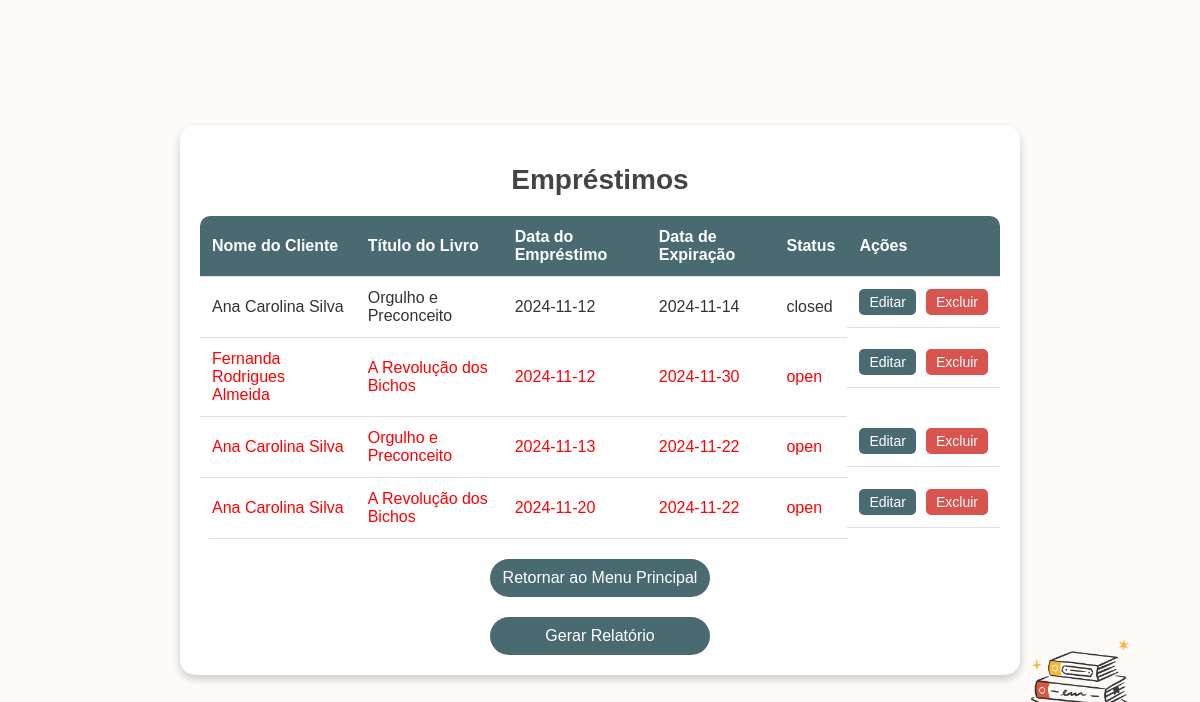
Before: /list_loans with the older database file.
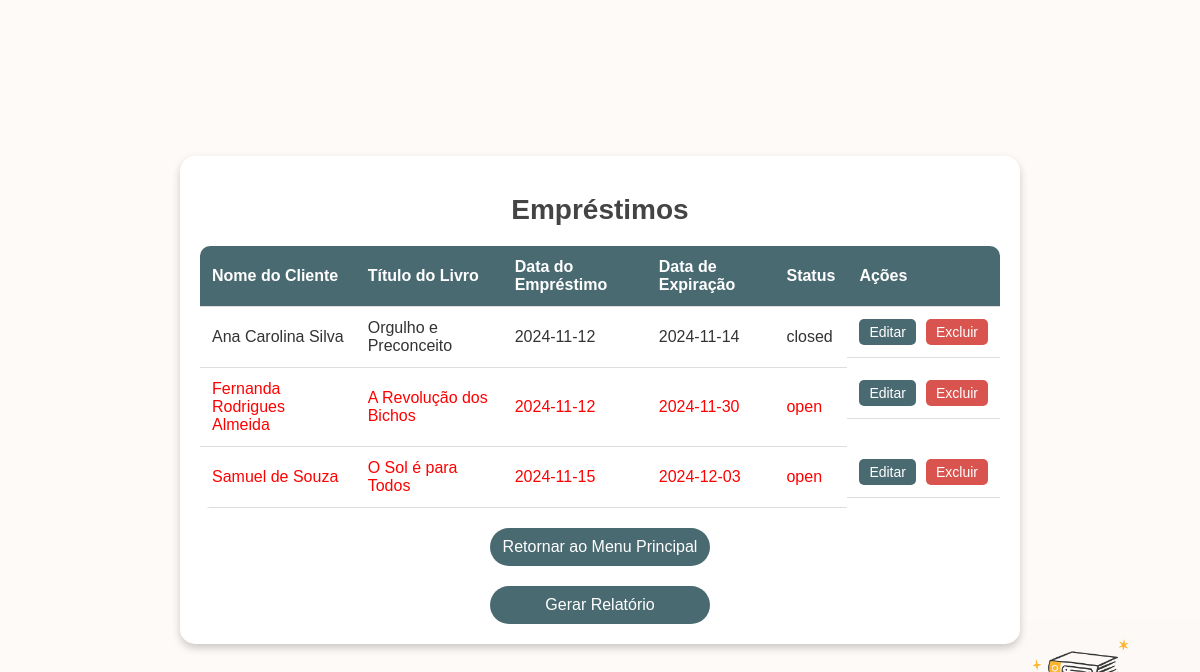
After: the same page with the newer database file.
### app.py (models this page shows)
class Loan(db.Model):
    id = db.Column(db.Integer, primary_key=True)
    client_id = db.Column(db.Integer, db.ForeignKey('client.id'), nullable=False)
    book_id = db.Column(db.Integer, db.ForeignKey('book.id'), nullable=False)
    loan_date = db.Column(db.String(10), nullable=False)  # Formato DD/MM/AAAA
    return_date = db.Column(db.String(10), nullable=False)  # Formato DD/MM/AAAA
    status = db.Column(db.String(10), nullable=False, default='open')
    client = db.relationship('Client', backref=db.backref('loans', lazy=True))
    book = db.relationship('Book', backref=db.backref('loans', lazy=True))

class Client(db.Model):
    id = db.Column(db.Integer, primary_key=True)
    name = db.Column(db.String(100), nullable=False)
    cpf = db.Column(db.String(14), nullable=False)
    telefone = db.Column(db.String(15), nullable=True)  # Formato (XX) XXXXX-XXXX
    email = db.Column(db.String(100), nullable=True)

class Book(db.Model):
    id = db.Column(db.Integer, primary_key=True)
    title = db.Column(db.String(100), nullable=False)
    author = db.Column(db.String(100), nullable=False)
    publisher = db.Column(db.String(100), nullable=True)
    data_publicacao = db.Column(db.String(10), nullable=True)  # Formato DD/MM/AAAA
    genero_literario = db.Column(db.String(50), nullable=True)

### app.py (the view)
@app.route('/list_loans')
def list_loans():
    try:
        app.logger.debug("Accessing list_loans route")
        loans = Loan.query.options(
            db.joinedload(Loan.client),
            db.joinedload(Loan.book)
        ).all()
        app.logger.debug(f"Found {len(loans)} loans")
        return render_template('list_loans.html', loans=loans)
    except Exception as e:
        app.logger.error(f"Error in list_loans: {str(e)}")
        return f"Error loading loans: {str(e)}", 500

### templates/list_loans.html (shortened to what this page needs)
<!DOCTYPE html>
<html lang="en">
<head>
</head>
<body>
    <div class="container">
        <h1>Empréstimos</h1>
        <table>
            <thead>
                <tr>
                    <th>Nome do Cliente</th>
                    <th>Título do Livro</th>
                    <th>Data do Empréstimo</th>
                    <th>Data de Expiração</th>
                    <th>Status</th>
                    <th>Ações</th>
                </tr>
            </thead>
            <tbody>
                {% if loans %}
                    {% for loan in loans %}
                    <tr class="{{ 'open' if loan.status == 'open' else '' }}">
                        <td>{{ loan.client.name }}</td>
                        <td>{{ loan.book.title }}</td>
                        <td>{{ loan.loan_date }}</td>
                        <td>{{ loan.return_date }}</td>
                        <td>{{ loan.status }}</td>
                        <td class="action-buttons">
                            <a href="{{ url_for('edit_loan', loan_id=loan.id) }}"><button>Editar</button></a>
                            <form action="{{ url_for('delete_loan', loan_id=loan.id) }}" method="post" onsubmit="return confirm('Tem certeza que deseja excluir este empréstimo?');">
                                <button type="submit">Excluir</button>
                            </form>
                        </td>
                    </tr>
                    {% endfor %}
                {% else %}
                    <tr>
                        <td colspan="6" style="text-align: center;">Nenhum empréstimo registrado</td>
                    </tr>
                {% endif %}
            </tbody>
        </table>
        <a href="{{ url_for('home') }}" class="return-button">Retornar ao Menu Principal</a>
        <a href="#" class="generate-report-button">Gerar Relatório</a>
    </div>
</body>
</html>

Changed rows visible on the page:
removed Loan: client.name "Ana Carolina Silva", book "Orgulho e Preconceito", loan_date "2024-11-13", return_date "2024-11-22", status "open"
removed Loan: client.name "Ana Carolina Silva", book "A Revolução dos Bichos", loan_date "2024-11-20", return_date "2024-11-22", status "open"
added Loan: client.name "Samuel de Souza", book "O Sol é para Todos", loan_date "2024-11-15", return_date "2024-12-03", status "open"
